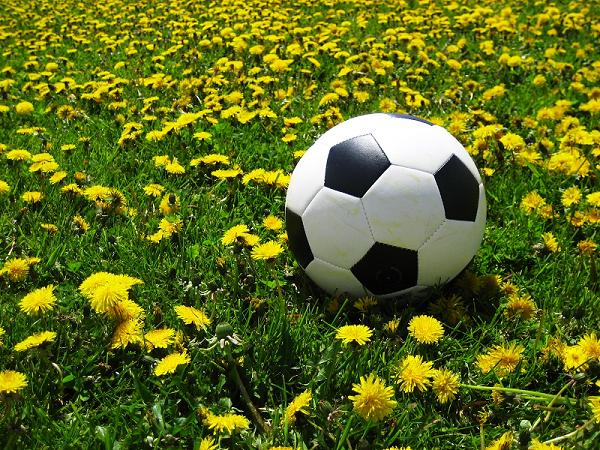
#> input picture Assignment2/assets/ReshuffleSource.jpg, 600 x 450 px
$ python ImageReshuffling.py
#> lines starting #> are read from the running program, lines starting #| are printed output that depends on the picture
import cv2
import numpy as np
import time


def initialize_target(src: np.ndarray, mask: np.ndarray, shift=(-270, 0)):
    print("\n[INFO] Initializing target image\n")
    target = np.zeros_like(src)
    for y in range(src.shape[0]):
        for x in range(src.shape[1]):
            if mask[y, x] > 0:  # If mask is not black
                new_x = x + shift[0]  # Shift x by -270
                if 0 <= new_x < src.shape[1]:
                    target[y, new_x] = src[y, x]
            else:
                target[y, x] = src[y, x]
    return target


def build_gaussian_pyramid(image: np.ndarray, k_levels=4) -> list[np.ndarray]:
    print("\n[INFO] Building Gaussian Pyramid\n")
    pyramid = [image]
    for _ in range(0, k_levels):
        image = cv2.pyrDown(image)  # Down sample the image
        pyramid.append(image)
    return pyramid


class Patchmatch:
    def __init__(
        self,
        source: np.ndarray,
        target: np.ndarray,
        patch_size: int = 7,
        iterations: int = 5,
    ):
        self.patch_size = patch_size
        self.iters = iterations
        self.src = source
        self.targ = target

        self.pad = patch_size // 2
        self.src_padded = cv2.copyMakeBorder(
            source, self.pad, self.pad, self.pad, self.pad, cv2.BORDER_CONSTANT
        )  # Add border
        self.targ_padded = cv2.copyMakeBorder(
            target, self.pad, self.pad, self.pad, self.pad, cv2.BORDER_CONSTANT
        )  # Add border

        self.nnf = np.zeros(
            (target.shape[0], target.shape[1], 2), dtype=np.int32
        )  # Nearest neighbor field
        self.nnd = np.full(
            (target.shape[0], target.shape[1]), np.inf
        )  # distances (costs)
        self.initizalize_nnf()

    def get_nnf(self) -> np.ndarray:
        return self.nnf

    def set_nnf(self, nnf: np.ndarray) -> None:
        self.nnf = nnf

    def set_sourceTarget(self, source: np.ndarray, target: np.ndarray) -> None:
        self.src = source
        self.targ = target

    def initizalize_nnf(self) -> None:
        print("\n[INFO] Initializing NNF")
        h, w = self.nnf.shape[:2]
        for y in range(h):
            for x in range(w):
                dy, dx = np.random.randint(h), np.random.randint(w)
                self.nnf[y, x] = [dy, dx]
                self.nnd[y, x] = self.calculate_dists(
                    np.array([y, x]), np.array([dy, dx])
                )
        # print(f"\n****Initial NNF:\n{self.nnf}\n\n****self.distance:\n{self.nnd}\n\n")

    def calculate_dists(self, source: np.ndarray, target: np.ndarray) -> float:
        """Calculate cost between source and target patches"""
        src_y, src_x = source[0], source[1]
        patch_src = self.src_padded[
            src_y : src_y + self.patch_size,
            src_x : src_x + self.patch_size,
            :,
        ]

        targ_y, targ_x = target[0], target[1]
        patch_targ = self.targ_padded[
            targ_y : targ_y + self.patch_size,
            targ_x : targ_x + self.patch_size,
            :,
        ]
        diff = patch_targ - patch_src  # Difference between patches
        num = np.sum(1 - np.int32(np.isnan(diff)))  # Number of valid pixels
        dist = np.sum((np.nan_to_num(diff)) ** 2) / num  # Calculate distance
        return dist

    def propogate(self, x: int, y: int, dir: int) -> None:
        # print("\tPropagation")

        best_y, best_x = self.nnf[y, x]
        best_dist = self.nnd[y, x]

        nx, ny = x - dir, y
        if 0 <= nx < self.nnf.shape[1]:
            candidate_y, candidate_x = self.nnf[ny, nx]
            # candidate_x += dir

            if 0 <= candidate_x < self.targ.shape[1]:
                candidate_dist = self.calculate_dists(
                    np.array([candidate_y, candidate_x]), np.array([y, x])
                )
                if candidate_dist < best_dist:
                    best_y, best_x = candidate_y, candidate_x
                    best_dist = candidate_dist

        nx, ny = x, y - dir
        if 0 <= ny < self.nnf.shape[0]:
            candidate_y, candidate_x = self.nnf[ny, nx]
            # candidate_y += dir

            if 0 <= candidate_y < self.targ.shape[0]:
                candidate_dist = self.calculate_dists(
                    np.array([y, x]), np.array([candidate_y, candidate_x])
                )
                if candidate_dist < best_dist:
                    best_y, best_x = candidate_y, candidate_x
                    best_dist = candidate_dist

        self.nnf[y, x] = [best_y, best_x]
        self.nnd[y, x] = best_dist

    def random_search(self, x: int, y: int) -> None:
        # print("\tRandom Search")
        best_dy, best_dx = self.nnf[y, x]
        best_dist = self.nnd[y, x]
        radius = max(self.targ.shape[0], self.targ.shape[1])  # max of height and width

        while radius > 1:
            # Search bounds
            min_dy = max(best_dy - radius, 0)
            max_dy = min(best_dy + radius, self.targ.shape[0])
            min_dx = max(best_dx - radius, 0)
            max_dx = min(best_dx + radius, self.targ.shape[1])

            candidate_dy = np.random.randint(min_dy, max_dy)  # Random y
            candidate_dx = np.random.randint(min_dx, max_dx)  # Random x

            dist = self.calculate_dists(
                np.array([candidate_dy, candidate_dx]), np.array([y, x])
            )
            if dist < best_dist:
                best_dx, best_dy = candidate_dx, candidate_dy
                best_dist = dist
            radius //= 2  # Decrease radius to find better match

        self.nnf[y, x] = [best_dy, best_dx]  # Update best match
        self.nnd[y, x] = best_dist  # Update best distance

    def run(self, iterations=0):
        iters = iterations if iterations != 0 else self.iters
        for iter in range(1, iters + 1):
            print(f"\n[INFO] Iteration {iter}")
            for y in range(self.src.shape[0]):
                for x in range(self.src.shape[1]):
                    # Check all pixels
                    if iter % 2 == 0:  # Forward propogation
                        self.propogate(x, y, -1)
                    else:  # Backward propogation
                        self.propogate(x, y, 1)
                    self.random_search(x, y)
        return self.nnf

    # [50 lines left out: functions reconstruct_image, reconstruct_images, show_all_results, not called in this run]


def main() -> None:
    # Read images and initialize target image
    source_img = cv2.imread("assets/ReshuffleSource.jpg", cv2.IMREAD_COLOR)
#> source_img is the input picture: shape (450, 600, 3); mean B, G, R 30.1, 105.6, 92.8
    mask = cv2.imread("assets/ReshuffleMask.jpg", cv2.IMREAD_GRAYSCALE)
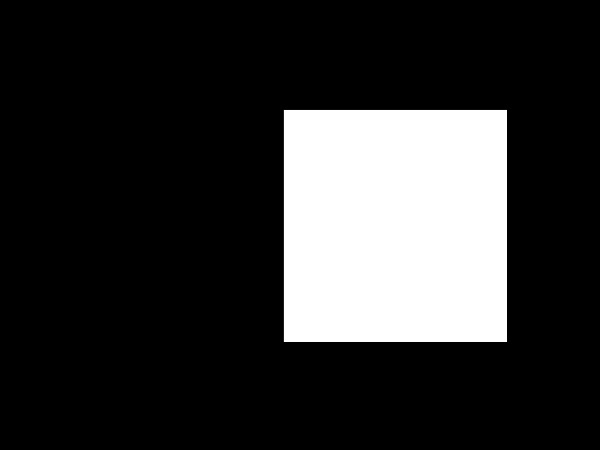
#> input picture Assignment2/assets/ReshuffleMask.jpg, 600 x 450 px
#> mask is the input picture: shape (450, 600); min 0, max 255, mean 48.9
    target_img = initialize_target(source_img, mask)
#> after the loop in initialize_target, `for y in range(src.shape[0]):`:
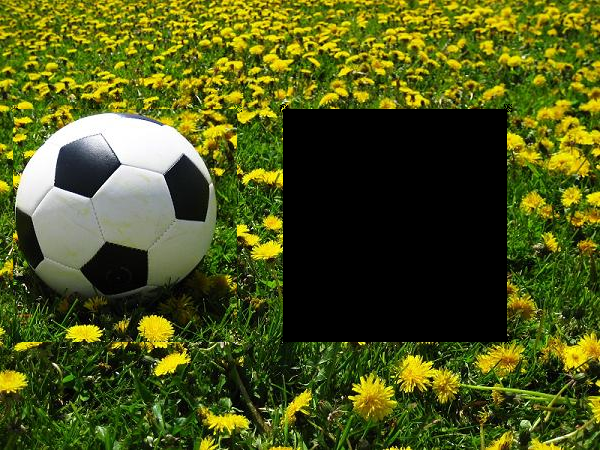
#> target: shape (450, 600, 3); mean B, G, R 26.2, 84.8, 75.9

    k_levels = 4  # k-Number of levels in the pyramid
    src_pyramid, targ_pyramid = build_gaussian_pyramid(
        source_img, k_levels=k_levels
    ), build_gaussian_pyramid(target_img, k_levels=k_levels)
#> after the loop in build_gaussian_pyramid, `for _ in range(0, k_levels):`:
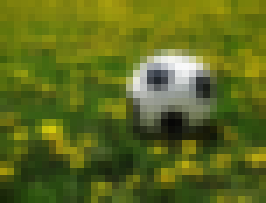
#> image: shape (29, 38, 3) (shown 7 times larger); mean of channels 0, 1, 2 29.5, 105.5, 92.8; drawn as B, G, R
#> after the loop in build_gaussian_pyramid, `for _ in range(0, k_levels):`: pyramid = 5 items
#> call 2 of build_gaussian_pyramid, with k_levels = 4
#> after the loop in build_gaussian_pyramid (call 2), `for _ in range(0, k_levels):`:
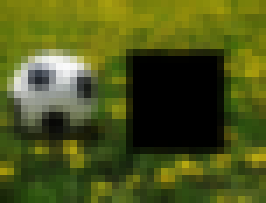
#> image: shape (29, 38, 3) (shown 7 times larger); mean of channels 0, 1, 2 25.8, 85.7, 76.6; drawn as B, G, R

    """ Patchmatch START """
    start = time.time()
    pm = Patchmatch(source_img, target_img)
#> in __init__, `self.src_padded = cv2.copyMakeBorder( source, self.pad, self.pad, self..`:
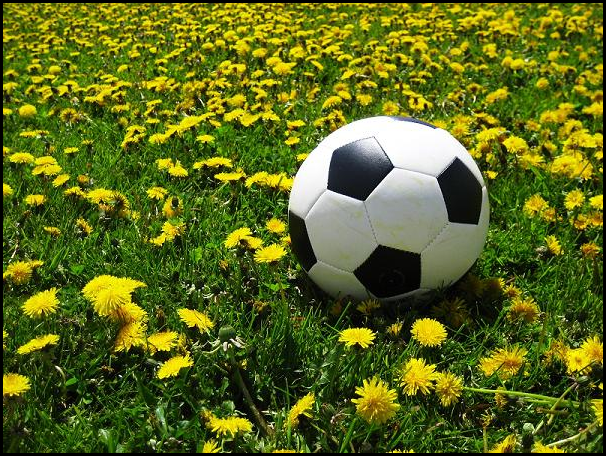
#> self.src_padded: shape (456, 606, 3); mean B, G, R 29.4, 103.1, 90.7
#> in __init__, `self.targ_padded = cv2.copyMakeBorder( target, self.pad, self.pad, sel..`:
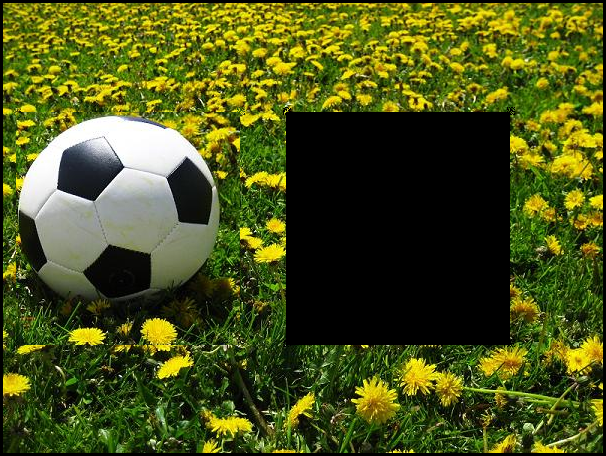
#> self.targ_padded: shape (456, 606, 3); mean B, G, R 25.6, 82.8, 74.1
#> the loop in initizalize_nnf, `for y in range(h):` made 450 passes
#> after the loop in initizalize_nnf, `for y in range(h):`:
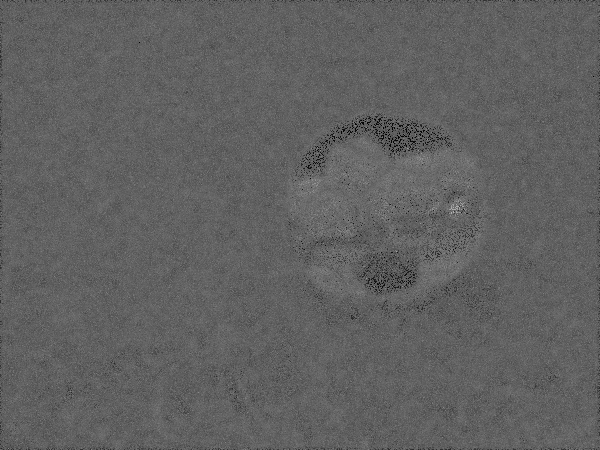
#> self.nnd: shape (450, 600) float64; min 0, max 180.3, mean 97.1

    # For each level
    res_of_levels = []  # : list[list[np.ndarray]]
    for k in range(k_levels - 1, 0, -1):
        # iterate backwards b/c coarsest level is at the end
        print(f"\n\n[INFO] Running patchmatch on Level {k_levels-k}\n")

        source = src_pyramid[k]
        target = targ_pyramid[k]

        pm.set_sourceTarget(source, target)

        pm.run()

        kth_res = pm.reconstruct_image()
        res_of_levels.append(kth_res)

    """ Final Reconstructed Image """
    set_nnf = cv2.pyrUp(pm.get_nnf())
    pm.set_sourceTarget(source_img, target_img)
    final_reconstructed = pm.reconstruct_images()

    end = time.time()
    print(f"Time taken: {end - start}")

    show_all_results(res_of_levels)
    cv2.imshow("Final Reconstructed Image", final_reconstructed)
    cv2.waitKey(0)
    cv2.destroyAllWindows()


if __name__ == "__main__":
#> (the run stopped early here; a loop or call above may not have finished)
